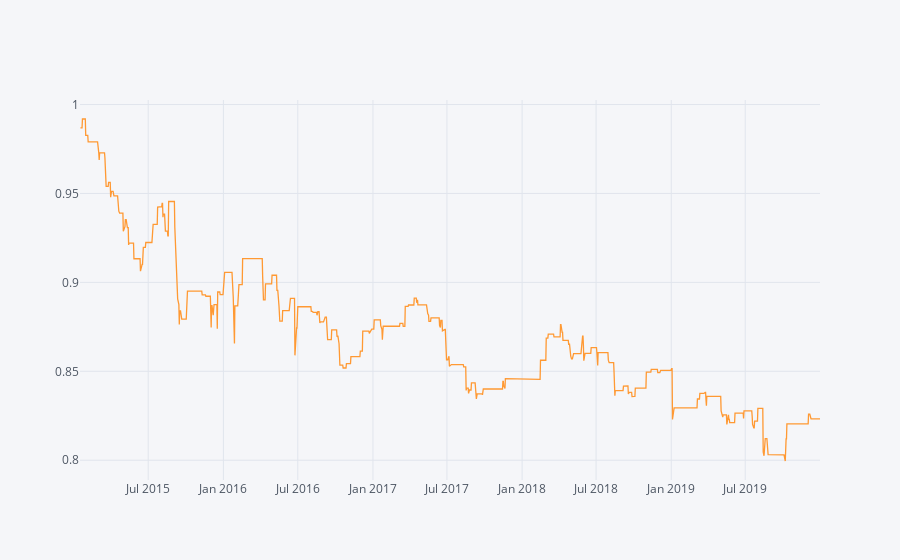

Notebook code cell kept with this figure:
### Markdown cell above
Check returns (simple backtesting):

### Code cell
# Calculate Returns
spy['returns'] = spy.Close.pct_change()

# Calculate Strategy Returns
spy['strategy_returns'] = spy.returns * spy.signal.shift(1)

# Calculate Cumulative Returns
cumulative_strategy_returns = (spy.strategy_returns + 1).cumprod()

# Plot Strategy Returns
cumulative_strategy_returns.iplot()

### Figure 1 — Plotly figure (JSON) as saved in the notebook; plotly's stock layout.template omitted (floating-point values rounded to 4 significant figures; data arrays with more than 128 entries replaced by an {"elided": "..."} marker saying what was removed)
{"data": [{"line": {"color": "rgba(255, 153, 51, 1.0)", "dash": "solid", "shape": "linear", "width": 1.3}, "mode": "lines", "name": "strategy_returns", "text": "", "type": "scatter", "x": {"elided": "1249 str values"}, "y": {"elided": "1249 mixed values"}}], "layout": {"legend": {"bgcolor": "#F5F6F9", "font": {"color": "#4D5663"}}, "paper_bgcolor": "#F5F6F9", "plot_bgcolor": "#F5F6F9", "title": {"font": {"color": "#4D5663"}}, "xaxis": {"gridcolor": "#E1E5ED", "showgrid": true, "tickfont": {"color": "#4D5663"}, "title": {"font": {"color": "#4D5663"}, "text": ""}, "zerolinecolor": "#E1E5ED"}, "yaxis": {"gridcolor": "#E1E5ED", "showgrid": true, "tickfont": {"color": "#4D5663"}, "title": {"font": {"color": "#4D5663"}, "text": ""}, "zerolinecolor": "#E1E5ED"}}}
